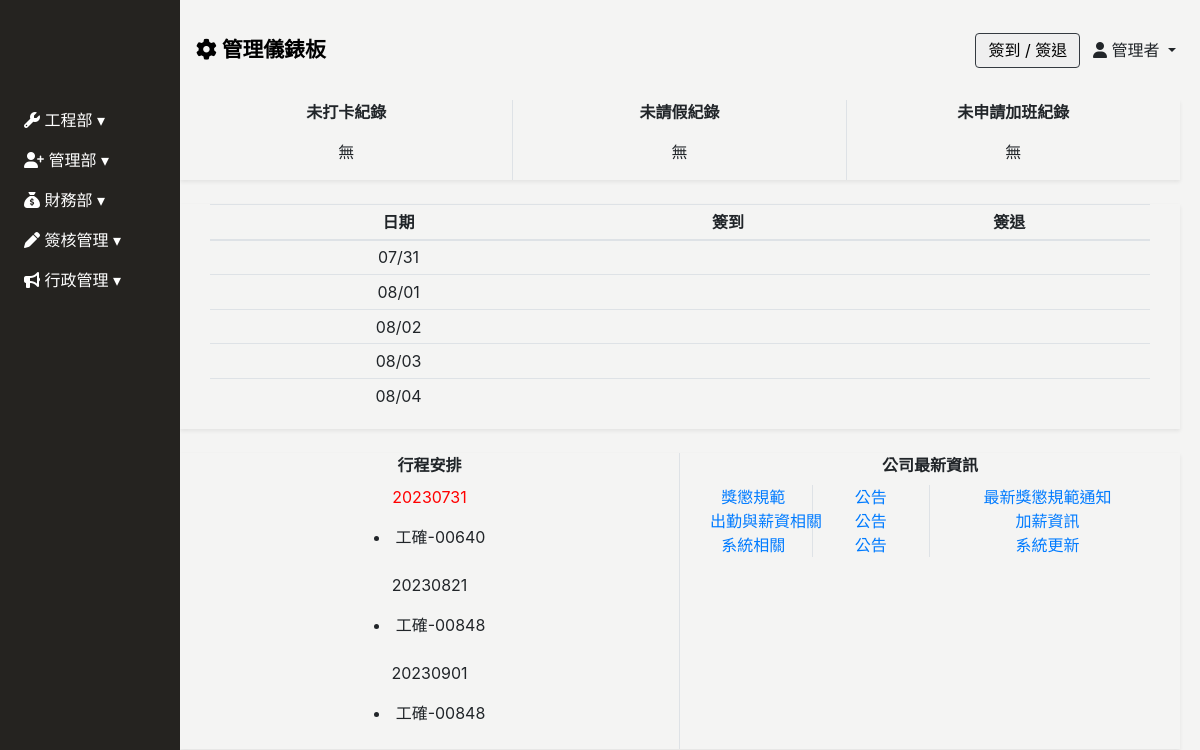
The app's page / (signed in) with its own data.
### Backend/models.py (models this page shows, shortened)
class ModifiedModel(models.Model):
    modified_by = models.ForeignKey("Employee", on_delete=models.SET_NULL, null=True, blank=True)
    created_date = models.DateField(default=timezone.now,verbose_name='建立日期')
    update_date = models.DateField(auto_now=True, verbose_name='更新日期')
    class Meta:
        abstract = True

class Employee(ModifiedModel):
    GENDER_CHOICES = [
        ('M', '男'),
        ('F', '女'),
    ]
    BLOOD_TYPE_CHOICES = [
        ('A', 'A型'),
        ('B', 'B型'),
        ('AB','AB型'),
        ('O', 'O型'),
    ]
    MARITAL_STATUS_CHOICES = [
        ('M', '已婚'),
        ('S', '未婚'),
        ('D', '離異'),
    ]
    MILITARY_STATUS_CHOICES = [
        ('M', '義務役'),
        ('E', '免服役'),
        ('A', '替代役'),
    ]
    user = models.OneToOneField(User, null=True, blank=True, on_delete=models.CASCADE)
    profile_image = models.ImageField(upload_to='employee_profile/', blank=True, null=True, default='employee_profile/default_profile.png', verbose_name='員工照片')
    full_name = models.CharField(max_length=10, null=True, blank=True, verbose_name='員工名稱')
    employee_id	 = models.CharField(max_length=30, blank=True,verbose_name='員工ID')
    departments = models.ForeignKey('Department', on_delete=models.SET_NULL, blank=True, null=True, related_name='employees', verbose_name='部門名稱')# 你可以通过department.employees.all()访问一个部门的所有员工。
    position = models.CharField(max_length=30, null=True, blank=True, verbose_name='職稱')
    phone_number = models.CharField(max_length=20, null=True, blank=True,verbose_name='手機號碼')
    contact_number = models.CharField(max_length=20, null=True, blank=True,verbose_name='聯絡電話')
    start_date = models.DateField(null=True, blank=True, verbose_name='到職日期')
    seniority = models.DecimalField(max_digits=3, decimal_places=1, null=True, blank=True, verbose_name='目前年資')
    id_number = models.CharField(max_length=20, null=True, blank=True, verbose_name='身份證字號')
    birthday = models.DateField(null=True, blank=True, verbose_name='出生日期')
    gender = models.CharField(max_length=1, choices=GENDER_CHOICES, null=True, blank=True, verbose_name='性別')
    blood_type = models.CharField(max_length=2, choices=BLOOD_TYPE_CHOICES, null=True, blank=True, verbose_name='血型')
    birth_place = models.CharField(max_length=100, null=True, blank=True, verbose_name='出生地')
    marital_status = models.CharField(max_length=1, choices=MARITAL_STATUS_CHOICES, null=True, blank=True, verbose_name='婚姻狀況')
    military_status = models.CharField(max_length=1, choices=MILITARY_STATUS_CHOICES, null=True, blank=True, verbose_name='兵役狀況')
    permanent_address = models.CharField(max_length=50, null=True, blank=True, verbose_name='戶籍地址')
    current_address_city = models.CharField(max_length=50, null=True, blank=True, verbose_name='現居地址縣市')
    current_address = models.CharField(max_length=50, null=True, blank=True, verbose_name='現居地址')
    location = models.CharField(max_length=50, null=True, blank=True, verbose_name='所在地')
    company_email = models.EmailField(null=True, blank=True, verbose_name='公司E_Mail')
    personal_email = models.EmailField(null=True, blank=True, verbose_name='個人E_Mail')
    emergency_contact = models.CharField(max_length=50, null=True, blank=True, verbose_name='緊急聯絡人1')
    emergency_contact_relations = models.CharField(max_length=50, null=True, blank=True, verbose_name='關係1')
    emergency_contact_phone = models.CharField(max_length=20, null=True, blank=True, verbose_name='聯絡人電話1')
    class Meta:
        verbose_name = "員工"   # 單數
        verbose_name_plural = verbose_name   #複數

class Project_Job_Assign(ModifiedModel):
    project_confirmation= models.ForeignKey(Project_Confirmation,on_delete=models.CASCADE,related_name='project',null=True, blank=True, verbose_name="工程確認單") # 連帶帶出來的資料可重複
    attendance_date =models.JSONField(null=True, blank=True, verbose_name="出勤日期")
    work_employee = models.ManyToManyField('Employee', related_name='projects_work_employee', blank=True, verbose_name='工作人員')
    lead_employee = models.ManyToManyField('Employee', related_name='projects_lead_employee', blank=True, verbose_name="帶班人員")
    vehicle = models.CharField(max_length=100,null=True, blank=True, verbose_name='使用車輛')
    location = models.CharField(max_length=100,null=True, blank=True, verbose_name="工作地點")
    project_type = models.CharField(max_length=100,null=True, blank=True, verbose_name='工作類型')
    remark = models.TextField(null=True, blank=True, verbose_name="備註")
    attachment = models.FileField(upload_to="project-attachment/", null=True, blank=True, verbose_name="工確單附件")
    class Meta:
        verbose_name = "工作派任計畫"   # 單數
        verbose_name_plural = verbose_name   #複數
        ordering = ['-id']
    def attachment_link(self):
        if self.attachment:
            return format_html("<a href='%s' download>下載</a>" % (self.attachment.url,))
        else:
            return "無"
    attachment_link.allow_tags = True

class Project_Confirmation(ModifiedModel):
    project_confirmation_id = models.CharField(max_length=100, null=True, blank=True, verbose_name="工確單編號")
    quotation_id = models.CharField(max_length=100, null=True, blank=True, verbose_name="報價單號")
    project_name = models.CharField(max_length=100, null=True, blank=True, verbose_name="工程名稱")
    order_id = models.CharField(max_length=100, null=True, blank=True, verbose_name='訂單編號')
    c_a = models.CharField(max_length=100, null=True, blank=True, verbose_name='母案編號')
    client = models.CharField(max_length=100, null=True, blank=True, verbose_name='客戶簡稱')
    requisition = models.CharField(max_length=100, null=True, blank=True, verbose_name='請購單位')
    turnover = models.CharField(max_length=10, null=True, blank=True, verbose_name='成交金額')
    is_completed = models.BooleanField(verbose_name='完工狀態',blank=True,default=False)
    completion_report_employee = models.ManyToManyField(Employee, related_name='projects_confirmation_report_employee', blank=True, verbose_name='完工回報人')
    completion_report_date = models.DateField(null=True, blank=True, verbose_name="完工回報日期")
    remark = models.TextField(null=True, blank=True, verbose_name="備註")
    reassignment_attachment = models.FileField(upload_to="project_confirmation_reassignment_attachment", null=True, blank=True, verbose_name="完工重派附件")
    class Meta:
        verbose_name = "工程確認單"   # 單數
        verbose_name_plural = verbose_name   #複數
        ordering = ['-id']

class News(ModifiedModel):
    NEWS_TYPE = (
        ('1', '獎懲規範'),
        ('2', '系統相關'),
        ('3', '出勤與薪資相關'),
        ('4', '車輛相關'),
        ('5', '津貼相關'),
        ('6', '異常報告相關'),
    )
    CATEGORY_TYPE = (
        ('1', '公告'),
        ('2', '文管'),
    )
    LEVEL_TYPE = (
        ('H', '高'),
        ('M', '中'),
        ('L', '低'),
    )
    title = models.CharField(max_length=30, blank=True, null=True, verbose_name="公告標題")
    category = models.CharField(max_length=1, choices=NEWS_TYPE, blank=True, null=True, verbose_name="公告類別")
    type = models.CharField(max_length=1, choices=CATEGORY_TYPE, blank=True, null=True, verbose_name="類別")
    level = models.CharField(max_length=1, choices=LEVEL_TYPE, blank=True, null=True, verbose_name="重要性")
    editor_content = models.TextField(blank=True, null=True, verbose_name='內容')
    attachment = models.FileField(upload_to="news_attachment", null=True, blank=True, verbose_name="公告附件")
    class Meta:
        verbose_name = "最新消息"   # 單數
        verbose_name_plural = verbose_name   #複數

### Frontend/views.py (the view, shortened to what this page needs)
# urls.py: path('', views.Index.as_view(), name="index"),
class Index(View):
    def get(self,request):
        if not isinstance(request.user, AnonymousUser):
            news = News.objects.all()
            employeeid = request.user.employee
            clock_inout = get_weekly_clock_data(employeeid)
            related_projects = Project_Job_Assign.objects.filter(lead_employee__in=[employeeid])|Project_Job_Assign.objects.filter(    work_employee__in=[employeeid]        )
            related_projects = related_projects.distinct()
            grouped_projects = {}
            for project in related_projects:
                if project.attendance_date:
                    for date_str in project.attendance_date:
                        date_obj = date.fromisoformat(date_str)
                        print(date_obj)
                        print( date.today())
                        if date_obj >= date.today():
                            if date_str in grouped_projects:
                                grouped_projects[date_str].append(project)
                            else:
                                grouped_projects[date_str] = [project]
            sorted_grouped_projects = dict(sorted(grouped_projects.items()))
            context = {
                'clock_inout':clock_inout,
                'news':news,
                "grouped_projects":sorted_grouped_projects,
            }
            return render(request, 'index/index-login.html', context)
        else:
            return render(request, 'index/index-unlogin.html')

### Backend/utils.py (called while the page is built)
def get_weekdays(to_week):
    weekdays = []
    today = date.today()
    current_date = today - timedelta(days=today.weekday())
    while current_date.weekday() < to_week:
        weekdays.append(current_date)
        current_date += timedelta(days=1)
    return weekdays

def get_weekly_clock_data(userid):
    weekdays = get_weekdays(5)
    weekly_clock_data = []
    for weekday in weekdays:
        clock_records = Clock.objects.filter(created_date=weekday).filter(employee_id=userid).order_by('clock_time')
        check_in = clock_records.first().clock_time.strftime('%H:%M') if clock_records else ''
        check_out = clock_records.last().clock_time.strftime('%H:%M') if clock_records and len(clock_records) > 1 else ""
        daily_data = {
            'day': weekday.strftime('%m/%d'),
            'checkin': check_in,
            'checkout': check_out
        }
        weekly_clock_data.append(daily_data)
    return weekly_clock_data

### Frontend/templatetags/custom_tags.py (called while the page is built)
@register.filter(name='highlight_date')
def highlight_date(date_str):
    try:
        date_obj = datetime.strptime(date_str, '%Y%m%d')
        today_date = datetime.now().date()
        if date_obj.date() == today_date:
            return f'<p style="color: red;">{date_str}</p>'
        else:
            return f'<p>{date_str}</p>'
    except ValueError:
        return date_str

### Frontend/templates/index/index-login.html (shortened to what this page needs)
{% extends 'base/base_dashboard.html' %}
{% block import %}
{% load static%}
{% endblock %}
{% load custom_tags %}
{% block main %}
<div class="main">
    <div class="container shadow-sm">
        <div class="row text-center">
            <div class="clock-inout-record border-right col-12 col-md-4">
                <div class="clock-inout-record-title font-weight-bold">未打卡紀錄</div>
                <div class="clock-inout-record-content my-3">
                    無
                </div>
            </div>
            <div class="clock-inout-record border-right col-12 col-md-4">
                <div class="clock-inout-record-title font-weight-bold">未請假紀錄</div>
                <div class="clock-inout-record-content my-3">
                    無
                </div>
            </div>
            <div class="clock-inout-record col-12 col-md-4">
                <div class="clock-inout-record-title font-weight-bold">未申請加班紀錄</div>
                <div class="clock-inout-record-content my-3">
                    無
                </div>
            </div>
        </div>
    </div>
    <div class="container shadow-sm mt-4">
        <div class="row text-center">
            <div class="col-12" style="min-height: 150px;">
                <div class="container table-responsive">
                    <table class="table table-sm table-hover">
                        <thead>
                            <tr class="text-nowrap">
                                <th>日期</th>
                                <th>簽到</th>
                                <th>簽退</th>
                            </tr>
                        </thead>
                        <tbody>
                            {% for e in clock_inout %}
                            <tr>
                                <td>{{ e.day }}</td>
                                <td>{{ e.checkin }}</td>
                                <td>{{ e.checkout }}</td>
                            </tr>
                            {% endfor %}
                        </tbody>
                    </table>
                </div>
            </div>
        </div>
    </div>
    <div class="container shadow-sm mt-4">
        <div class="row text-center">
            <div class="col-12 col-md-6  border-right" style="min-height: 150px;">
                <div class="font-weight-bold mb-2">行程安排</div>
                <div class="schedule container">
                    {% for date, projects in grouped_projects.items %}
                    {{ date|highlight_date|safe }}
                    {% for project in projects %}
                    <li href=""
                        onclick="showjobassign('{{ project.project_confirmation.project_confirmation_id }}|{{ project.project_confirmation.project_name}}|{{ project.project_confirmation.order_id}}')">
                        {{ project.project_confirmation.project_confirmation_id }}
                    </li>
                    <br>
                    {% endfor %}
                    {% endfor %}
                </div>
            </div>
            <div class=" col-12 col-md-6" style="min-height: 150px;">
                <div class="font-weight-bold mb-2">公司最新資訊 </div>
                <div class="news container">
                    {% for n in news %}
                    <a href="" data-toggle="modal" data-target="#news-modal"
                        data-content="{{ n.title }}|{{ n.get_category_display }}|{{ n.get_type_display }}|{{ n.get_level_display }}|{{ n.created_date }}|{{ n.editor_content }}">
                        <div class="row">
                            <div class="col-3 border-right">{{ n.get_category_display }}</div>
                            <div class="col-3 border-right">{{ n.get_type_display }}</div>
                            <div class="col-6">{{ n.title }}</div>
                        </div>
                    </a>
                    {% endfor %}
                </div>
            </div>
        </div>
    </div>
</div>
{% endblock %}

### Frontend/templates/base/header.html (shortened to what this page needs)
<header class="d-flex justify-content-between align-items-center px-3">
    <div>
        <a href="{% url 'index' %}" style="color: #000; text-decoration: none;">
            <span class="font-weight-bold" style="font-size: clamp(1rem, 2vw, 1.3rem);">
                <i class="fa-solid fa-gear"></i> 管理儀錶板
            </span>
        </a>
    </div>
    <div>
        <button type="button" class="border border-dark rounded mr-2" data-toggle="modal" data-target="#clock-inout" @click="catchDateTime">
            簽到 / 簽退
        </button>
        <span class="dropdown-toggle mr-2" data-toggle="dropdown">
            <i class="fa-solid fa-user"></i> {{ request.user.employee.full_name }}
        </span>
    </div>
</header>
{% load static %}

### static/css/base/base.css (style rules this page uses)
:root { --sidebar-width: 180px; --theme-black: #252320; --theme-white: #f4f4f3; }
body { background: var(--theme-white); }

### static/css/index/index-login.css (style rules this page uses)
.news .row { overflow: hidden; text-overflow: ellipsis; white-space: nowrap; }
.main { width: calc(100vw - var(--sidebar-width) - 20px); position: relative; left: var(--sidebar-width); top: 100px; }
header { width: calc(100vw - var(--sidebar-width)); height: 100px; background: var(--theme-white); position: fixed; left: var(--sidebar-width); z-index: 1; }
header button { width: 105px; height: 35px; }

### records on screen
Project_Job_Assign: date "20230731", project_confirmation.project_confirmation_id "工確-00640"
Project_Job_Assign: date "20230821", project_confirmation.project_confirmation_id "工確-00848", date "20230901"
News: category "獎懲規範", type "公告", title "最新獎懲規範通知"
News: category "出勤與薪資相關", type "公告", title "加薪資訊"
News: category "系統相關", type "公告", title "系統更新"

### other values on screen
{{ request.user.employee.full_name }} "管理者"
{{ e.day }} "07/31" "08/01" "08/02" "08/03" "08/04"
